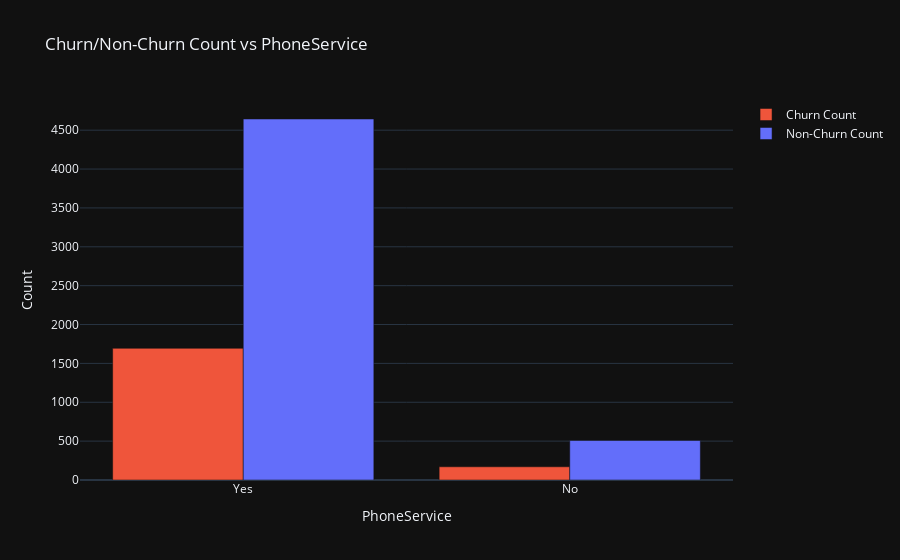

Notebook code for this chart:
### Code cell
# Churn / Non Churn Count vs Phone Service
bargraph_plotly("PhoneService")

### Figure 1 — Plotly figure (JSON) as saved in the notebook; plotly's stock layout.template omitted (floating-point values rounded to 4 significant figures)
{"data": [{"marker": {"color": "#ef553b"}, "name": "Churn Count", "type": "bar", "x": ["Yes", "No"], "y": [1694, 170]}, {"marker": {"color": "#636efa"}, "name": "Non-Churn Count", "type": "bar", "x": ["Yes", "No"], "y": [4644, 508]}], "layout": {"barmode": "group", "title": {"text": "Churn/Non-Churn Count vs PhoneService"}, "xaxis": {"title": {"text": "PhoneService"}}, "yaxis": {"title": {"text": "Count"}}}}
